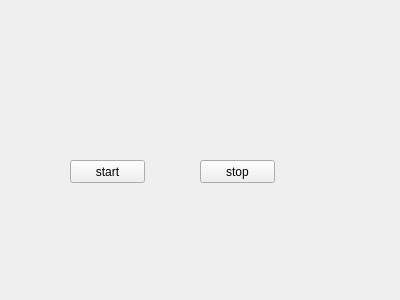
<?xml version="1.0" encoding="UTF-8"?>
<ui version="4.0">
 <class>MainWidget</class>
 <widget class="QWidget" name="MainWidget">
  <property name="geometry">
   <rect>
    <x>0</x>
    <y>0</y>
    <width>400</width>
    <height>300</height>
   </rect>
  </property>
  <property name="windowTitle">
   <string>MainWidget</string>
  </property>
  <widget class="QPushButton" name="pushButton_start">
   <property name="geometry">
    <rect>
     <x>70</x>
     <y>160</y>
     <width>75</width>
     <height>23</height>
    </rect>
   </property>
   <property name="text">
    <string>start</string>
   </property>
  </widget>
  <widget class="QPushButton" name="pushButton_stop">
   <property name="geometry">
    <rect>
     <x>200</x>
     <y>160</y>
     <width>75</width>
     <height>23</height>
    </rect>
   </property>
   <property name="text">
    <string>stop</string>
   </property>
  </widget>
 </widget>
 <layoutdefault spacing="6" margin="11"/>
 <resources/>
 <connections/>
</ui>
